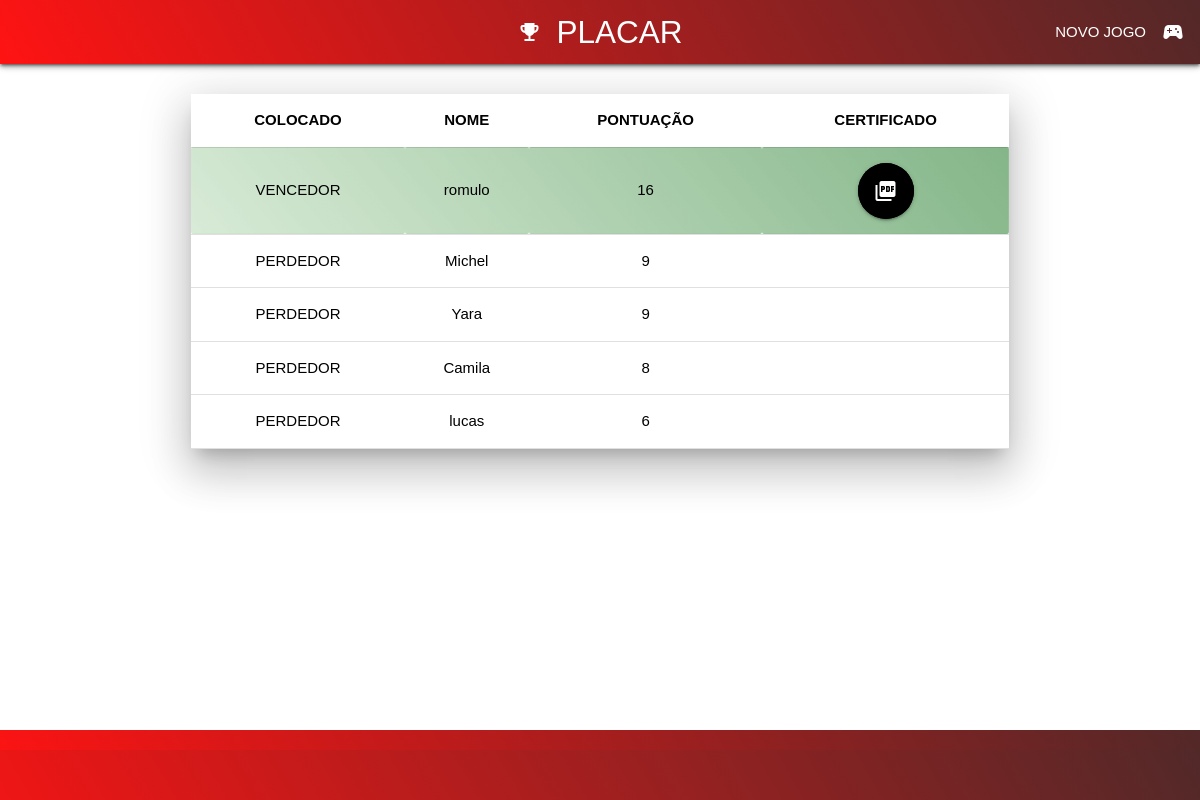
Screenshot of /desistir/23/ with the database file from the repository.
### new_game/models.py (models this page shows, shortened)
class Jogador(models.Model):
    nome_completo = models.CharField("Nome completo do jogador:", max_length=20, null=False, blank=False)
    pontuacao = models.IntegerField("Pontuação:", null=False, default=0)
    jogo = models.ForeignKey(Jogo,on_delete = models.CASCADE)
    class Meta:
        verbose_name = "Jogador"
        verbose_name_plural = "Jogadores"
        db_table = "new_game_jogador"

### new_game/views.py (the view)
# urls.py: path('desistir/<int:id_jogo>/',sair, name='desistir'),
def sair(request,id_jogo):
    objJogo = Jogo.objects.get(pk=id_jogo)
    listUsuarios = Jogador.objects.filter(jogo=objJogo).order_by('-pontuacao')
    vencedor = listUsuarios[0]
    context = {
        "nome_pagina":"PLACAR",
        "listUsuarios" : listUsuarios,
        "vencedor" : vencedor,
    }
    return render(request,"gerar_pdf.html",context)

### templates/gerar_pdf.html (shortened to what this page needs)
{%extends "base.html"%}
{% load materializecss %}
{% block nav %}
    <nav>
        <div class=" z-depth-2 red nav-wrapper" style="background: linear-gradient(60deg,#ff1313,#532828);">
            <a href="#!" class="brand-logo center"><i class="material-icons">emoji_events</i>{{nome_pagina}}</a>
            <ul class="right hide-on-med-and-down">
                <li><a
                   href="{% url 'cadastrar_jogo' %}">
                    <i class="material-icons right">sports_esports</i>
                    NOVO JOGO
                </a></li>
            </ul>
        </div>
    </nav>
{% endblock %}
{%block conteudo%}
<main>
    <div class=" row container margin" >
        <div class="col s12">
            <table class=" black-text z-depth-5 centered responsive-table">
                        <thead>
                            <tr>
                                <th>COLOCADO</th>
                                <th>NOME</th>
                                <th>PONTUAÇÃO</th>
                                <th>CERTIFICADO</th>
                            </tr>
                        </thead>
                    {%for jogador in listUsuarios%}
                        <tbody>
                            {% if jogador == vencedor%}
                                <tr style="background: linear-gradient(50deg,#8fc58a59,#02680b7c);" >
                                    <td>VENCEDOR</td>
                                    <td>{{jogador.nome_completo}}</td>
                                    <td>{{jogador.pontuacao}}</td>
                                    <td>
                                        <a class="btn-floating btn-large waves-effect waves-light black pulse"><i class="material-icons">picture_as_pdf</i></a>
                                    </td>
                                </tr>
                            {% else %}
                                <tr>
                                    <td>PERDEDOR</td>
                                    <td>{{jogador.nome_completo}}</td>
                                    <td>{{jogador.pontuacao}}</td>
                                </tr>
                            {% endif %}
                        </tbody>
                    {%endfor%}
                  </table>
            </div>
        </div>
</main>
{%endblock conteudo%}

### static/css/custom.css (style rules this page uses)
.margin { margin-top: 30px; }
body { display: flex; min-height: 100vh; flex-direction: column; }
main { flex: 1 0 auto; }
html { font-family: GillSans, Calibri, Trebuchet, sans-serif; }

### rows the page displays
Jogador: nome_completo "romulo", pontuacao "16"
Jogador: nome_completo "Michel", pontuacao "9"
Jogador: nome_completo "Yara", pontuacao "9"
Jogador: nome_completo "Camila", pontuacao "8"
Jogador: nome_completo "lucas", pontuacao "6"

### other values shown
{{ nome_pagina }} "PLACAR"
